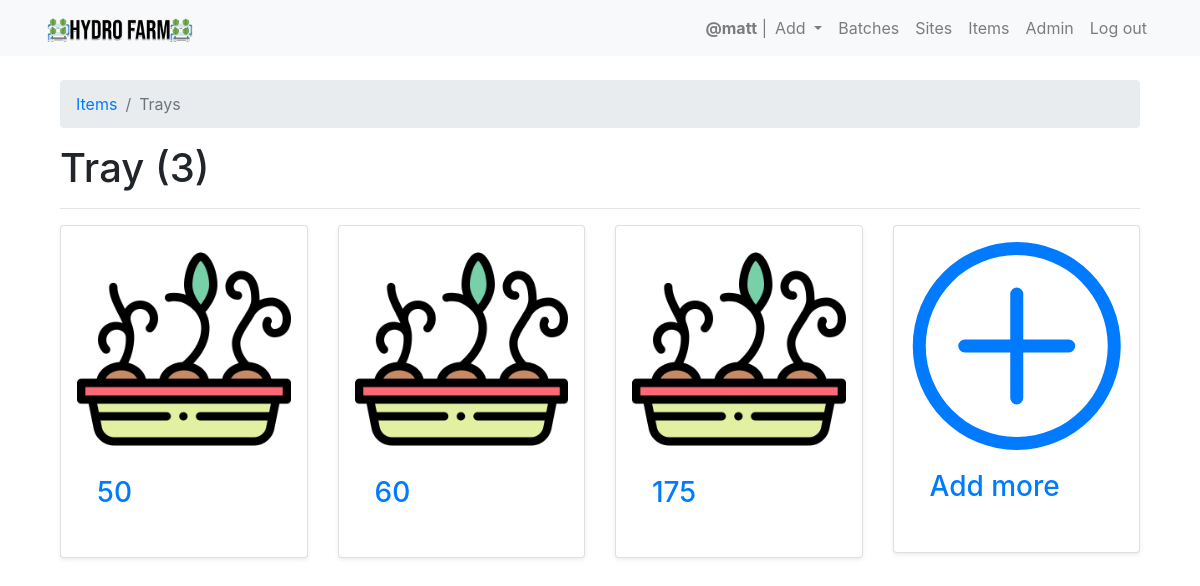
Page /hydro_data/tank_list/ (signed in) on the committed database.
### hydro_data/models.py (models this page shows, shortened)
class Tray(models.Model):
    name = models.CharField(max_length=100,unique=True)
    slug = models.SlugField(allow_unicode=True,unique=True, editable=False, default='hydro_farm_acid')

### hydro_data/views.py (the view)
        class WrappedClass(UserPassesTestMixin, wrapped):
            def test_func(self):
                return self.request.user.is_superuser

### hydro_data/views.py (called while the page is built)
def superuser_required():
    def wrapper(wrapped):
        class WrappedClass(UserPassesTestMixin, wrapped):
            def test_func(self):
                return self.request.user.is_superuser
        return WrappedClass
    return wrapper

    def get_context_data(self,**kwargs):
        context = super().get_context_data(**kwargs)
        context['page_title'] = 'Trays'
        return context

### hydro_data/templates/hydro_data/tray_list.html (shortened to what this page needs)
{% extends "hydro_data/hydro_data_base.html" %}
{% load static %}
{% block hd_content %}
  <nav aria-label="breadcrumb">
    <ol class="breadcrumb">
      <li class="breadcrumb-item"><a href="{% url 'hydro_data:items' %}">Items</a></li>
      <li class="breadcrumb-item active" aria-current="page">Trays</li>
    </ol>
  </nav>
  <h1>Tray ({{ object_list.count }})</h1>
  <hr>
  <div class="row row-cols-1 row-cols-md-2">
    {% for tray in object_list %}
    <div class="col-md-3 col-sm-6 col-xs-12">
      <div class="card shadow-sm p-3 mb-5 bg-white rounded">
        <a href="{% url 'hydro_data:single_tray' slug=tray.slug %}">
        <img src="{% static 'images/seed.png' %}" class="card-img-top" alt="box">
        <div class="card-body">
          <h3 class="card-title">{{ tray.name }}</h3>
        </div>
        </a>
      </div>
    </div>
    {% endfor %}
    <div class="col-md-3 col-sm-6 col-xs-12">
      <div class="card shadow-sm p-3 mb-5 bg-white rounded">
        <a href="{% url 'hydro_data:create_tray' %}">
        <div class="card-body">
          <h3 class="card-title">Add more</h3>
        </div>
        </a>
      </div>
    </div>
</div>
{% endblock %}

### templates/base.html (shortened to what this page needs)
<!DOCTYPE html>
{% load static %}
<html>
  <head>
    <link rel="stylesheet" href="{% static '/hydro_data/css/master.css' %}">
    <link rel="stylesheet" href="https://cdnjs.cloudflare.com/ajax/libs/twitter-bootstrap/4.1.3/css/bootstrap.css">
    <link rel="stylesheet" href="https://cdn.datatables.net/1.10.21/css/dataTables.bootstrap4.min.css">
    <link rel="stylesheet" href="https://stackpath.bootstrapcdn.com/bootstrap/4.1.3/css/bootstrap.min.css"
>
    <link href="https://maxcdn.bootstrapcdn.com/font-awesome/4.7.0/css/font-awesome.min.css" rel="stylesheet">
  </head>
  <body>
    <nav class="navbar navbar-expand-lg navbar-light bg-light" role="navigation" id="navbar">
      <div class="container">
        <div class="navbar-nav align-items-center">
          <a class="navbar-brand mynav" href="{% url 'home' %}"><img src="{% static "images/logo.png" %}" alt="Hydro Farm" class="img-rounded center-block" width='150'></a>
        </div>
        <div class="collapse navbar-collapse" id="navbarNav">
          <div class="navbar-nav ml-auto">
            {% if user.is_authenticated %}
            <span class="navbar-text">
              <strong>@{{ request.user }}</strong> |
            </span>
            <li class="nav-item dropdown">
              <a class="nav-link dropdown-toggle" href="#" id="navbarDropdownMenuLink" role="button" data-toggle="dropdown" aria-haspopup="true" aria-expanded="false">
                Add
              </a>
            </li>
              <a class="nav-item nav-link" href="{% url 'hydro_data:batches' %}" class="btn btn-simple">Batches</a>
              <a class="nav-item nav-link" href="{% url 'hydro_data:site_list' %}" class="btn btn-simple">Sites</a>
              {% if user.is_superuser %}
              <a class="nav-item nav-link" href="{% url 'hydro_data:items' %}" class="btn btn-simple">Items</a>
              <a class="nav-item nav-link" href="{% url 'admin:index' %}" class="btn btn-simple">Admin</a>
              {% endif %}
              <a class="nav-item nav-link" href="{% url 'logout' %}" class="btn btn-simple">Log out</a>
            {% else %}
              <a class="nav-item nav-link" href="{% url 'login' %}" class="btn btn-simple">Log in</a>
              <a class="nav-item nav-link" href="{% url 'signup' %}" class="btn btn-simple">Sign up</a>
            {% endif %}
          </div>
        </div>
      </div>
    </nav>
    <div class="container mt-4">
      {% block content %}
      {% endblock %}
    </div>
  </body>
</html>

### static/hydro_data/css/master.css (style rules this page uses)
body { padding-bottom: 120px; }

### rows in the picture
Tray: name "50"
Tray: name "60"
Tray: name "175"

### other values in the picture
{{ request.user }} "matt"
{{ object_list.count }} "3"
